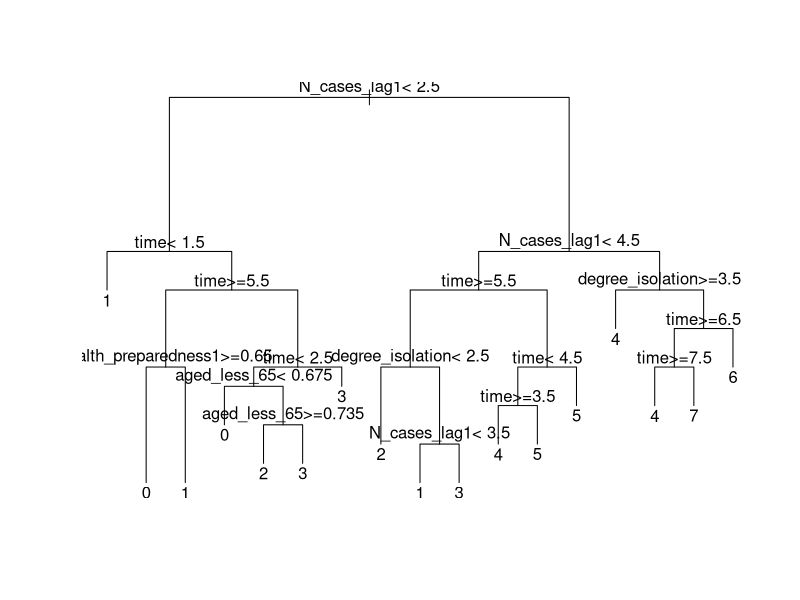
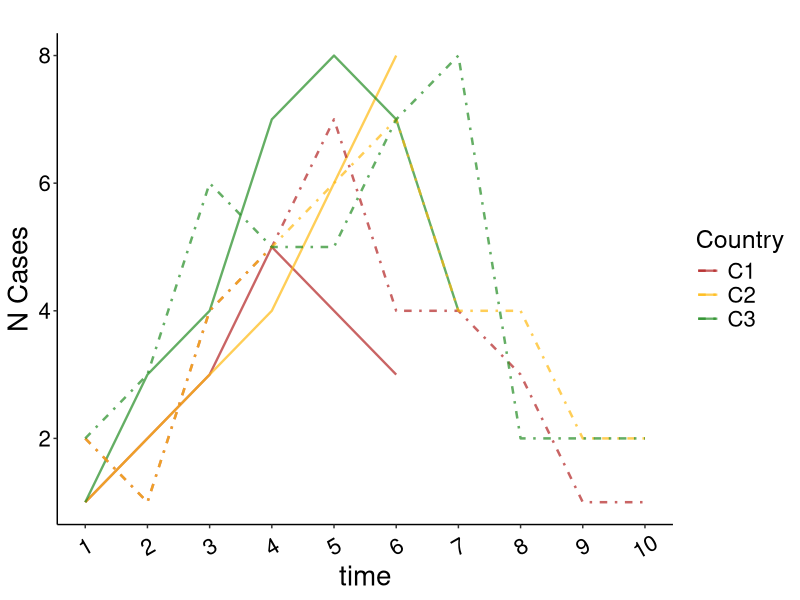
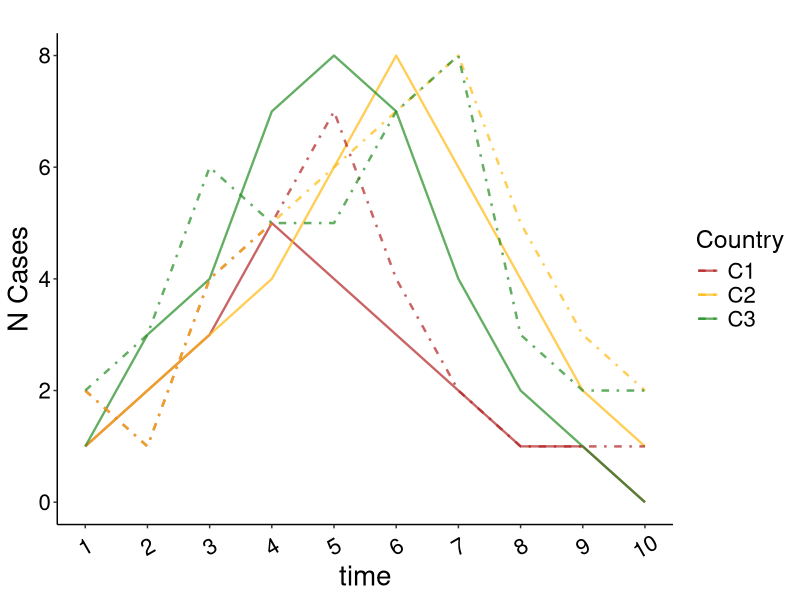

Write the R code that produced these figures, in order.
library(tidyverse)
library(readxl)
library(reshape2)
library(rpart)
library(ggplot2)


training <- read_excel("./InputData/the_10_week_sim.xlsx", sheet = "training", col_names = T)
str(training)
training$N_cases_lag1 <- as.numeric(training$N_cases_lag1)
training$N_cases_lag2 <- as.numeric(training$N_cases_lag2)
str(training)

testing_half <- read_excel("./InputData/the_10_week_sim.xlsx", sheet = "testing_half", col_names = T)
str(testing_half)
testing_half$N_cases_lag1 <- as.numeric(testing_half$N_cases_lag1)
testing_half$N_cases_lag2 <- as.numeric(testing_half$N_cases_lag2)
str(testing_half)

testing_full <- read_excel("./InputData/the_10_week_sim.xlsx", sheet = "testing_full", col_names = T)
str(testing_full)
testing_full$N_cases_lag1 <- as.numeric(testing_full$N_cases_lag1)
testing_full$N_cases_lag2 <- as.numeric(testing_full$N_cases_lag2)
str(testing_full)

fit <- rpart(N_cases ~ time+N_cases_lag1+N_cases_lag2+aged_less_65+degree_isolation+health_preparedness1+health_preparedness2, data=training, method="class",control=rpart.control(minsplit=2, cp=0.001)) 
summary(fit)
plot(fit)
text(fit)

cList <- c(rep("C1",10),rep("C2",10),rep("C3",10))
p1 <- predict(fit, testing_half,
        type = c("vector"),
        na.action = na.pass)
plot1Data <- as.data.frame(cbind(cList,as.numeric(testing_half$time),as.numeric(p1),as.numeric(testing_half$N_cases)))
colnames(plot1Data) <- c("country","time","prediction","actual")
plot1Data$time <- as.character(plot1Data$time)
plot1Data$time <- as.numeric(plot1Data$time)
plot1Data <- plot1Data[order(plot1Data$time),]
plot1Data$prediction <- as.numeric(plot1Data$prediction)
plot1Data$actual <- as.numeric(plot1Data$actual)
plot1Data$country <- as.factor(plot1Data$country)
str(plot1Data)
m1 <- melt(plot1Data,id=c("country","time"))
m1$time <- as.numeric(m1$time)
m1$value <- as.numeric(m1$value)
m1$variable <- as.factor(m1$variable)
m1$country <- as.factor(m1$country)
str(m1)
m1 <- m1[order(m1$time),]

lineColors <- c("firebrick", "darkgoldenrod1", "forestgreen", "darkgoldenrod1", "firebrick")
ggplot() +
  geom_line(data=subset(m1, variable == "actual"), aes(x = time, y = value, group = country, color = country), size=0.8,alpha=.7)+
  geom_line(data=subset(m1, variable == "prediction"), aes(x = time, y = value, group = country, color = country), size=0.85, linetype = "3313",alpha=.7)+
  labs(x="time", y = "N Cases", title="") +
  guides(color=guide_legend(title="Country")) +
  theme(legend.title=element_text(size=18))+
  theme(axis.text.x = element_text(color="black",size = 16, angle = 30, hjust = .5, vjust = .5),
        axis.text.y = element_text(color="black",size = 16, angle = 0),
        axis.title.x = element_text(color="black",size = 20, angle = 0),
        axis.title.y = element_text(color="black",size = 20, angle = 90)
  )+
  scale_x_continuous(breaks=seq(1, 10, 1))+
  theme(legend.text=element_text(size=16))+
  theme(panel.grid.major = element_blank(), panel.grid.minor = element_blank(),
        panel.background = element_blank(), axis.line = element_line(colour = "black"))+
  scale_colour_manual(" ", values=c("C1" = lineColors[1], "C2" = lineColors[2], "C3" = lineColors[3]))


###################################

cList <- c(rep("C1",10),rep("C2",10),rep("C3",10))
p2 <- predict(fit, testing_full,
              type = c("vector"),
              na.action = na.pass)
plot2Data <- as.data.frame(cbind(cList,as.numeric(testing_full$time),as.numeric(p2),as.numeric(testing_full$N_cases)))
colnames(plot2Data) <- c("country","time","prediction","actual")
plot2Data$time <- as.character(plot2Data$time)
plot2Data$time <- as.numeric(plot2Data$time)
plot2Data <- plot2Data[order(plot2Data$time),]
plot2Data$prediction <- as.numeric(plot2Data$prediction)
plot2Data$actual <- as.numeric(plot2Data$actual)
plot2Data$country <- as.factor(plot2Data$country)
str(plot2Data)
m2 <- melt(plot2Data,id=c("country","time"))
m2$time <- as.numeric(m2$time)
m2$value <- as.numeric(m2$value)
m2$variable <- as.factor(m2$variable)
m2$country <- as.factor(m2$country)
str(m2)
m2 <- m2[order(m2$time),]

lineColors <- c("firebrick", "darkgoldenrod1", "forestgreen", "darkgoldenrod1", "firebrick")
ggplot() +
  geom_line(data=subset(m2, variable == "actual"), aes(x = time, y = value, group = country, color = country), size=0.8,alpha=.7)+
  geom_line(data=subset(m2, variable == "prediction"), aes(x = time, y = value, group = country, color = country), size=0.85, linetype = "3313",alpha=.7)+
  labs(x="time", y = "N Cases", title="") +
  guides(color=guide_legend(title="Country")) +
  theme(legend.title=element_text(size=18))+
  theme(axis.text.x = element_text(color="black",size = 16, angle = 30, hjust = .5, vjust = .5),
        axis.text.y = element_text(color="black",size = 16, angle = 0),
        axis.title.x = element_text(color="black",size = 20, angle = 0),
        axis.title.y = element_text(color="black",size = 20, angle = 90)
  )+
  scale_x_continuous(breaks=seq(1, 10, 1))+
  theme(legend.text=element_text(size=16))+
  theme(panel.grid.major = element_blank(), panel.grid.minor = element_blank(),
        panel.background = element_blank(), axis.line = element_line(colour = "black"))+
  scale_colour_manual(" ", values=c("C1" = lineColors[1], "C2" = lineColors[2], "C3" = lineColors[3]))


